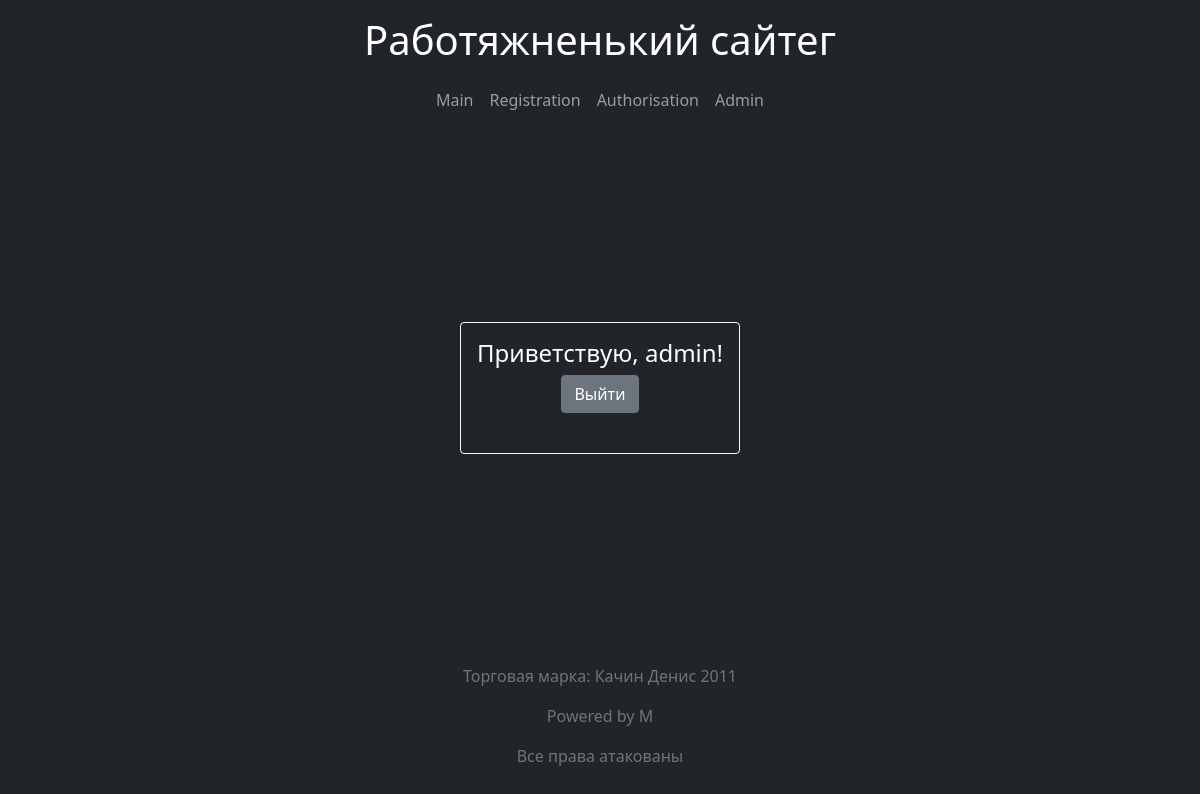
Page /index.php (signed in) on the earlier database version.
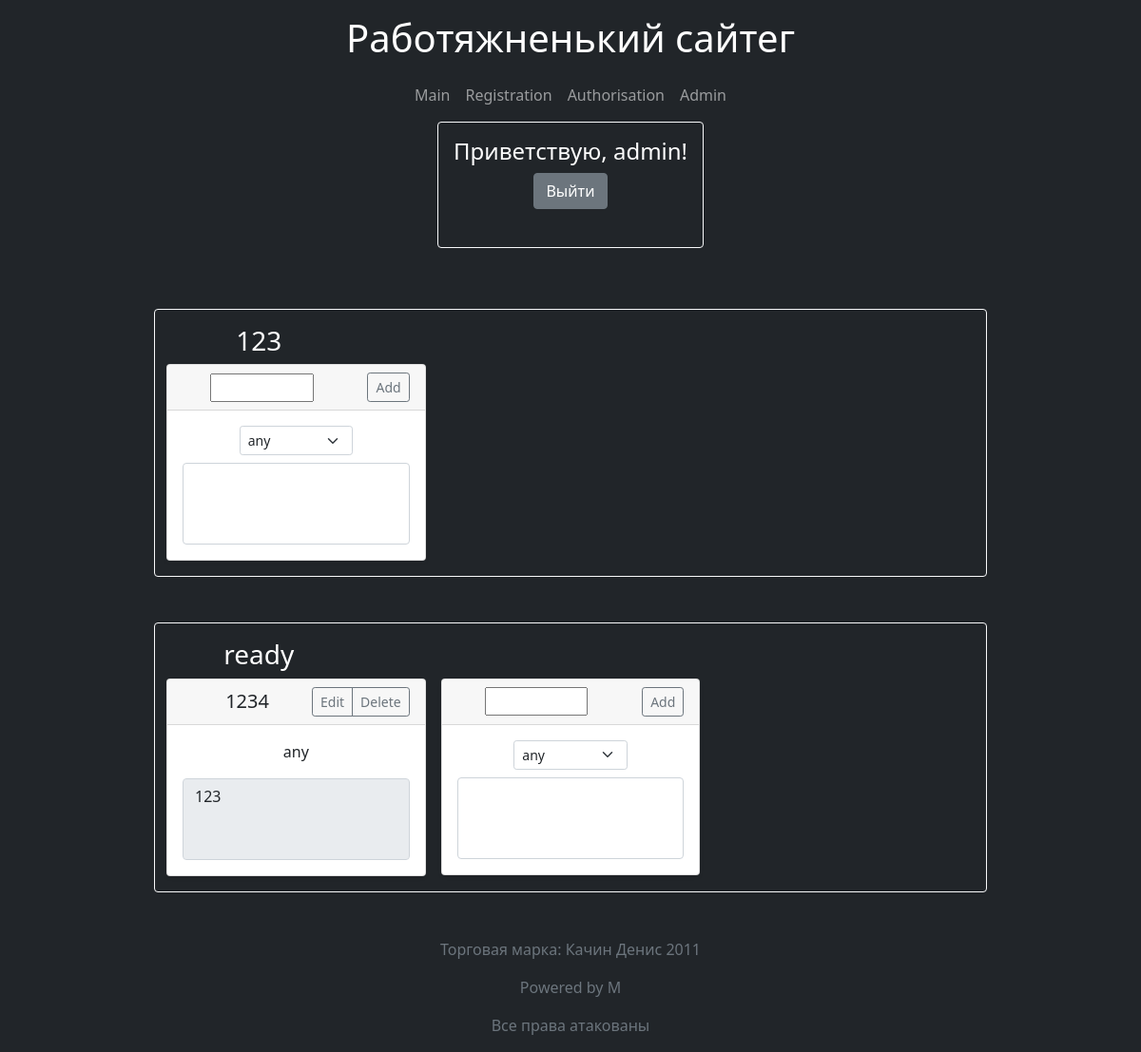
Same page on the later database version.
### tables this page shows
CREATE TABLE `stage` (
  `name` varchar(100) NOT NULL
);

CREATE TABLE `card` (
  `id` int(11) NOT NULL,
  `login` varchar(50) NOT NULL,
  `name` varchar(50) NOT NULL,
  `description` varchar(200) NOT NULL,
  `category` varchar(100) NOT NULL,
  `stage` varchar(100) NOT NULL
);

### components/addercard.php (the view)
<div class="col" id="adder_card_<?= $column['name']; ?>">
    <div class="card shadow-sm">
        <div class="card-header" role="tab" id="headingOne">
            <div class="d-flex justify-content-between align-items-center">
                <h5 class="mb-0" style="width: 70%">
                    <input type="text" name="name" id="add_name_<?= $column['name'] ?>" style="max-width: 65%">
                </h5>
                <div class="btn-group">
                    <input type="button" name="add" onclick="RequestForCard('<?= $_SESSION['login']; ?>','<?= $column['name'] ?>')" value="Add" class="btn btn-sm btn-outline-secondary">
                </div>
            </div>
        </div>
        <div class="card-body">
            <select class="form-select w-50 form-select-sm mx-auto mb-2" name="category" id="category_<?= $column['name']; ?>">
                <?php
                    $stmt2 = $db2->prepare("SELECT * FROM category");
                    $stmt2->execute([]);
                    while($cell = $stmt2->fetch(PDO::FETCH_ASSOC))
                    {
                        ?>
                        <option value=<?= $cell['name'] ?>><?= $cell['name'] ?> </option>
                        <?php
                    }
                ?>
            </select>
            <textarea class="form-control" name="desc" id="add_text_<?= $column['name'] ?>" rows="3" style="resize: none;"></textarea>
        </div>
    </div>
</div>

### index.php (shortened to what this page needs)
<?php
    require("header.php");
    $welcome_message = "Вы не вошли :(";
    if(isset($_SESSION["login"]) && isset($_SESSION["password"]))
    {
        $welcome_message = "Приветствую, ".$_SESSION["login"]."!";
    }
?>
<main>
    <div class="card text-white bg-dark mb-3 d-inline-block border-light" style="max-width: 20rem;">
    <div class="card-body">
        <h4 class="card-title">
            <?php print($welcome_message); ?>
        </h4>
        <?php
            if(isset($_SESSION["login"]) && isset($_SESSION["password"]))
            {
                ?>
                    <form class="form-inline">
                        <div class="d-flex justify-content-around align-items-center">
                            <button type="submit" name="sub" value="del" class="btn btn-primary btn-secondary mb-2">Выйти</button>
                        </div>
                    </form>
                    </div>
                    </div>
                <?php
                    $stmt = $db->prepare("SELECT * FROM `stage`");
                    $stmt->execute([]);
                    while($column = $stmt->fetch(PDO::FETCH_ASSOC))
                    {
                        require("components/column.php");
                    }
            }
            else
            {
                ?>
                </div>
                </div>
                <?php
            }
        ?>
</main>

### components/column.php
<div class="album my-5 py-3 mx-auto w-75 text-dark bg-dark border border-light rounded">
<h3 class="text-white text-left w-25"><?= $column['name'] ?></h3>
<div class="container">
<div id="parent_div_<?= $column['name'] ?>" class="row row-cols-1 row-cols-sm-2 row-cols-md-3 g-3">
<?php
    require('extra_connect.php');
    $stmt2 = $db2->prepare("SELECT * FROM card WHERE `login` = ? AND `stage` = ?");
    $stmt2 ->execute([$_SESSION["login"], $column['name']]);
    while($row = $stmt2 ->fetch(PDO::FETCH_ASSOC))
    {
        require("card.php");
    }
    require("addercard.php");
?>
</div>
</div>
</div>

### components/card.php
<div class="col" id=<?= $row['id'];?>>
    <div class="card shadow-sm">
        <div class="card-header" role="tab" id="headingOne">
            <div class="d-flex justify-content-between align-items-center">
                <h5 class="mb-0" style="width: 70%" id="name_<?= $row['id']; ?>">
                    <?= $row['name']; ?>
                </h5>
                <div class="btn-group">
                    <input type="button" id="btn_ed_<?= $row['id']; ?>" value="Edit" onclick="EditCard('<?= $row['id']; ?>')" class="btn btn-sm btn-outline-secondary">
                    <input type="button" id="btn_de_<?= $row['id']; ?>" value="Delete" name="del" onclick="DeleteCard('<?= $row['id']; ?>')" class="btn btn-sm btn-outline-secondary">
                </div>
            </div>
        </div>
        <div class="card-body">
            <p><?= $row['category'] ?></p>
            <textarea class="form-control " id="text_<?= $row['id'];?>" rows="3" style="resize: none" readonly><?= $row['description'];?></textarea>
        </div>
    </div>
</div>

Differences in the rows shown:
added stage: name "123"
added stage: name "ready"
added card: name "1234", category "any", id+description "123"
